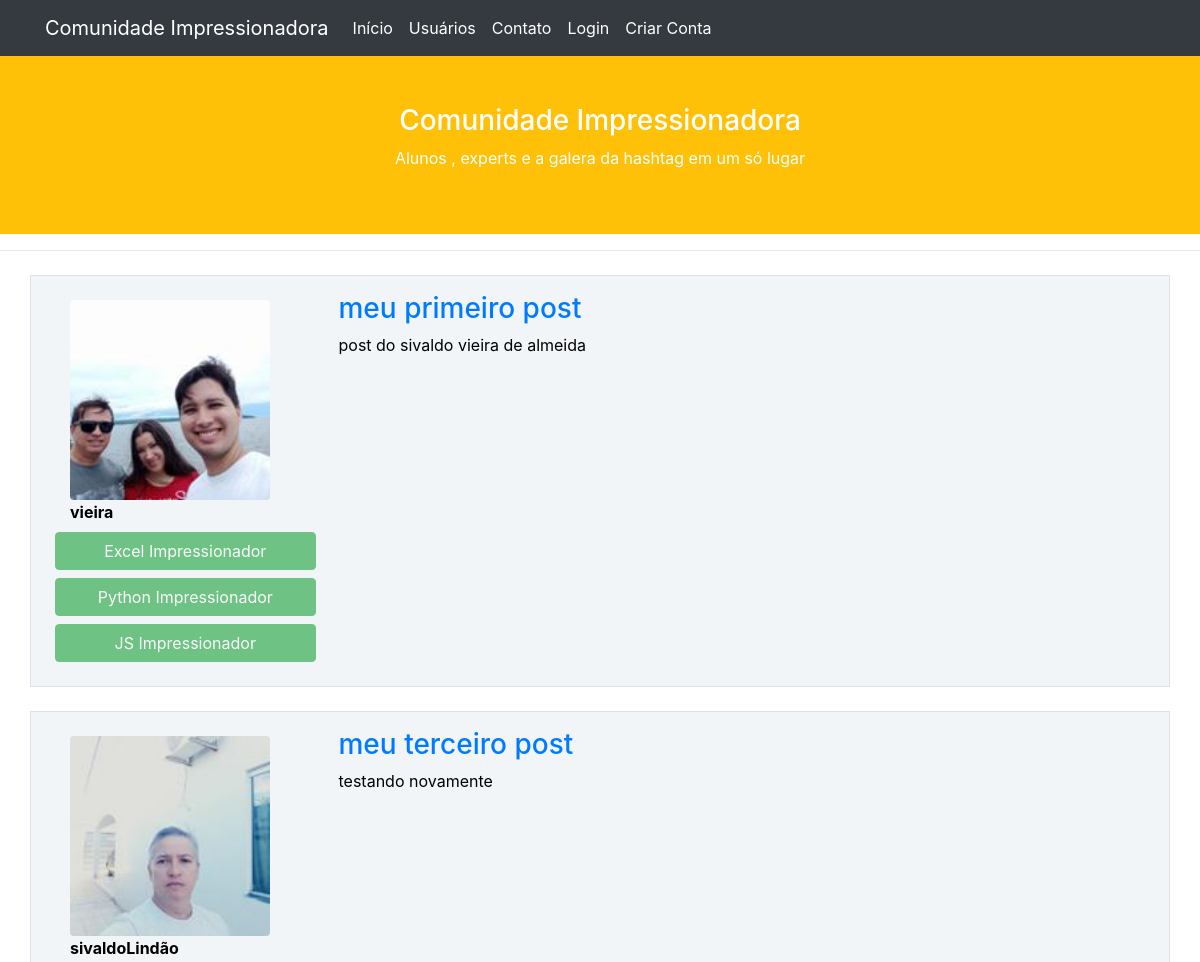
Before: / (upper part) with the older database file.
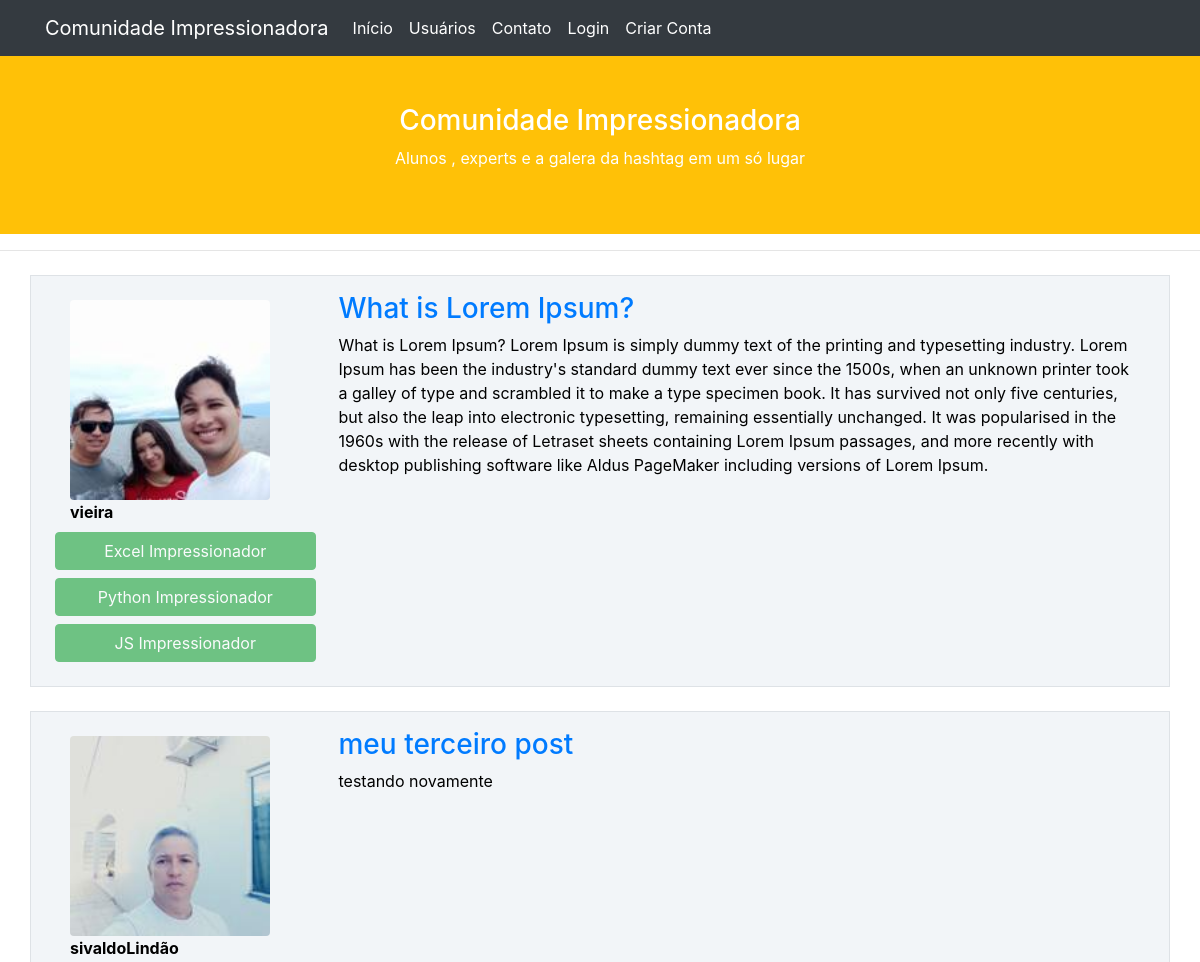
After: the same page with the newer database file.
### comunidadeimpressionadora/models.py (models this page shows)
class Post(database.Model):
     id = database.Column(database.Integer, primary_key=True)
     titulo =  database.Column(database.String, nullable=False)
     corpo =  database.Column(database.Text, nullable=False)
     data_criacao =  database.Column(database.DateTime, nullable=False, default=datetime.now)
     id_usuario = database.Column(database.Integer,
                                  database.ForeignKey('usuarios.id'),
                                  nullable=False)#relacao desta tabela com de Usuario

class Usuarios(database.Model, UserMixin):
    id = database.Column(database.Integer, primary_key=True)
    username = database.Column(database.String, nullable=False)
    email = database.Column(database.String, nullable=False, unique=True)
    senha = database.Column(database.String(80), nullable=False)
    foto_perfil = database.Column(database.String, default='default.jpg')
    posts = database.relationship('Post', backref='autor', lazy=True)
    cursos = database.Column(database.String, nullable=False, default='Não Informado')

### comunidadeimpressionadora/routes.py (the view)
@app.route('/')   #pagina de inicio
def home():
    posts = Post.query.order_by(Post.id.desc())#ordena os posts em ordem decrescente
    return render_template('home.html', posts=posts)#envia os posts  para pagina home.html

### comunidadeimpressionadora/templates/home.html
{% extends 'base.html' %}
{% block body %}
<div class="container mt-3">
       {% for post in posts %}
     <div class="row  border mt-4 p-3 meupost">
        <div class="col col-3  ">
              <div class="image p-2">
                  <img src="{{ url_for('static', filename='fotos_perfil/{}'.format(post.autor.foto_perfil)) }}" class="rounded" width="200" >
                    <strong>{{ post.autor.username }}</strong>
                  <div class="row justify-content-center">
                        {% for curso in post.autor.cursos.split(';') %}
                             <button type="button" class="btn btn-success mt-2 btn-block" disabled>{{ curso }}</button>
                        {% endfor %}
                </div>
              </div>
        </div>
        <div class="col col-9" >
            <a class="text-decoration-none " href="{{ url_for('exibir_post', post_id=post.id) }}"><h3>{{ post.titulo }}</h3></a>
            <p>{{ post.corpo }}</p>
        </div>
    </div>
      {% endfor %}
</div>
{% endblock %}

### comunidadeimpressionadora/templates/base.html (shortened to what this page needs)
<!DOCTYPE html>
<html lang="pt-br">
<head>
    <link rel="stylesheet" type="text/css" href="{{ url_for('static', filename='style.css') }}">
    <link rel="stylesheet" href="https://stackpath.bootstrapcdn.com/bootstrap/4.1.3/css/bootstrap.min.css">
</head>
<body>
    {% include 'navbar.html' %}
       <div class="container-fluid p-5 bg-warning text-white text-center">
  <h3>Comunidade Impressionadora</h3>
  <p>Alunos , experts e a galera da hashtag em um só lugar</p>
</div>
<hr>
    {% block body %}
    {% endblock %}
</body>
</html>

### comunidadeimpressionadora/templates/navbar.html
<nav class="navbar navbar-expand-lg navbar-light bg-dark navbar-custom  ">
  <div class="container-fluid container ">
    <a class="navbar-brand .navbar-nav .nav-link" href="{{ url_for('home') }}">Comunidade Impressionadora</a>
    <div class="collapse navbar-collapse " id="navbarSupportedContent">
      <ul class="navbar-nav me-auto mb-2 mb-lg-0 ">
        <li class="nav-item">
          <a class="nav-link" aria-current="page" href="{{ url_for('home') }}">Início</a>
        </li>
        <li class="nav-item">
          <a class="nav-link" href="{{ url_for('usuarios') }}">Usuários</a>
        </li>
        <li class="nav-item">
          <a class="nav-link" href="{{ url_for('contato') }}">Contato</a>
        </li>
      </ul>
      <ul class="d-flex navbar-nav mr-0">
        {% if current_user.is_authenticated %}
          <li class="nav-item">
            <a class="nav-link" href="{{ url_for('criar_post') }}">Criar Post</a>
          </li>
          <li class="nav-item">
            <a class="nav-link" href="{{ url_for('perfil') }}">Meu Perfil</a>
          </li>
          <li class="nav-item">
            <a class="nav-link" href="{{ url_for('sair') }}">Sair</a>
          </li>
        {% else %}
          <li class="nav-item">
            <a class="nav-link" href="{{ url_for('login') }}">Login</a>
          </li>
          <li class="nav-item">
            <a class="nav-link" href="{{ url_for('criarConta') }}">Criar Conta</a>
          </li>
        {% endif %}
      </ul>
    </div>
  </div>
</nav>

### comunidadeimpressionadora/static/style.css (style rules this page uses)
.navbar-custom .navbar-nav .nav-link { color: white !important; }
.navbar-custom .navbar-brand { color: white !important; }
.meupost { background: #f2f5f8 !important; color: #000 !important; }
.image img { width: 200px; height: 200px; object-fit: cover; }

Changed rows visible on the page:
changed Post "vieira": titulo "meu primeiro post" → "What is Lorem Ipsum?"; corpo "post do sivaldo vieira de almeida" → "What is Lorem Ipsum? Lorem Ipsum is simply dummy text of the printing and typesetting industry. Lorem Ipsum has been the industry's standard dummy text ever since the 1500s, when an unknown printer took a galley of type and scrambled it to make a type specimen book. It has survived not only five centuries, but also the leap into electronic typesetting, remaining essentially unchanged. It was popularised in the 1960s with the release of Letraset sheets containing Lorem Ipsum passages, and more recently with desktop publishing software like Aldus PageMaker including versions of Lorem Ipsum."
